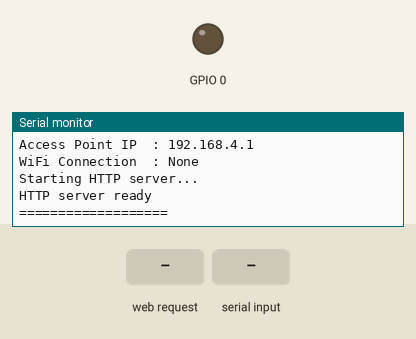
The sketch below on a simulated ESP8266 (NodeMCU). On the bench: output pins drawn as LEDs (lit = HIGH), the last lines printed to the serial monitor. Inputs (shaded band) come from the test bench. WiFi joins after 1.5 s; servers stay silent unless stated; a WiFi scan finds three made-up networks.

Above: at 4.2 s.
4.3 s: HTTP request GET /stat received
At 5.5 s:
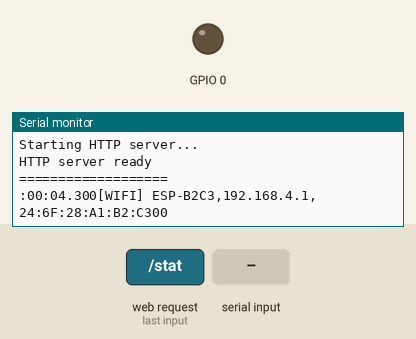
5.8 s: "stat" received over Serial
At 7.8 s:
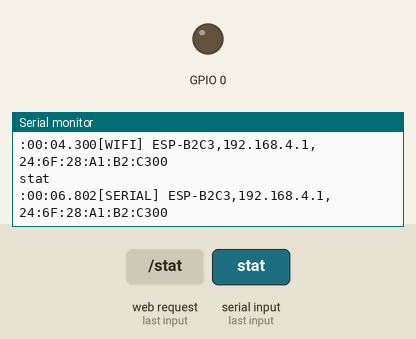
8.3 s: HTTP request GET /scan received
At 11.1 s:
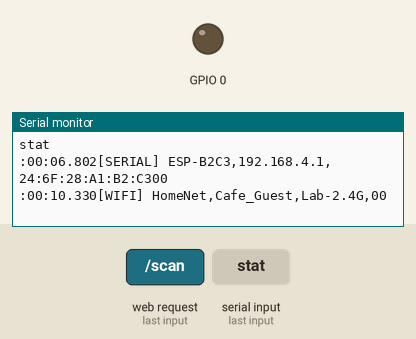
11.3 s: "scan" received over Serial
At 13.2 s:
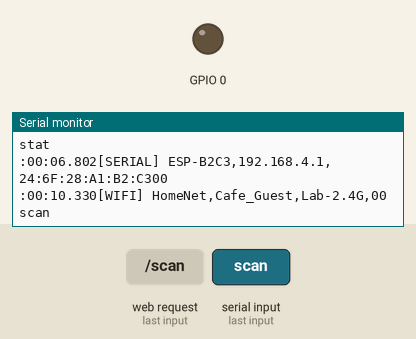
13.8 s: HTTP request GET /conn received
At 15.5 s:
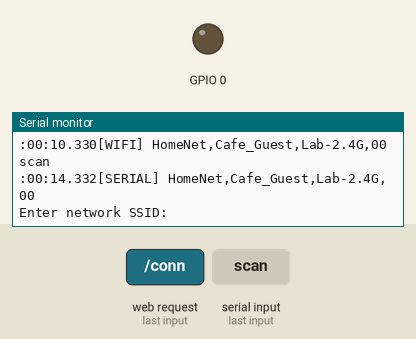
15.8 s: "conn" received over Serial
At 18.1 s:
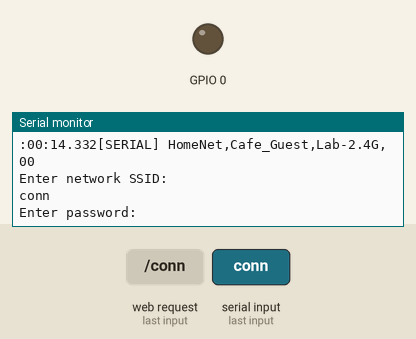

Measured:
- after the input at 4.3 s, the serial monitor: prints a new line at once (image 1)
- after the input at 5.8 s, the serial monitor: prints a new line after 1.0 s (image 2)
- after the input at 8.3 s, the serial monitor: prints a new line after 2.0 s (image 3)
- after the input at 11.3 s, the serial monitor: prints a new line after 1.0 s (image 4)
- after the input at 13.8 s, the serial monitor: prints a new line after 0.53 s (image 5)
- after the input at 15.8 s, the serial monitor: prints a new line after 1.0 s (image 6)

The sketch:

ESP_DualMode.ino
```cpp
#include <Wire.h>
#include <ESP8266WebServer.h>
#include <WiFiUdp.h>

//Global variables
String global_AP_SSID;
ESP8266WebServer server(80);                  //http server
boolean serialComm;                           //true if current communication is serial (false if HTTP)

void setup(){
  Wire.begin();
  Serial.begin(115200);
  initializeServer();   //Initialize web server for HTTP communications

  //Power indicator
  pinMode(0,OUTPUT);
  digitalWrite(0,LOW); //LOW lights it up!
}

void loop(){
  String inst = ""; //instruction received by serial

  if(serialComm = Serial.available()){
    inst = Serial.readString();
    Serial.println(inst);
  }

  //Hadnle received instruction
  if(inst == "stat"){
    requestStatus();
  }else if(inst == "scan"){
    requestScan();
  }else if(inst == "conn"){
    requestConnect();
  }else if(inst == "disc"){
    requestDisconnect();
  }else if(inst != ""){
    Serial.println(timeStamp("Incorrect instruction received: "+inst, serialComm));
  }

  server.handleClient();
}
```

Requests.ino
```cpp
//*********************************************************************************
//***REQUEST METHODS***************************************************************
//*********************************************************************************

void requestDefault(){
  /*
   * responds with possible instructions to communicate with this device
   */
  //Create response
  String response = "==================================\n";
  response+="|| WELCOME TO ESP8266 Dual Mode ||\n";
  response+="==================================\n\n";
  response+="To communicate with this ESP device, type the following commands after the url:\n";
  response+="/stat\t\t\tto get current status of the device\n";
  response+="/scan\t\t\tto get available WiFi networks that this device can see\n";
  response+="/conn?data=XXX,YYY\tto make this device connect to SSID XXX using password YYY\n";
  response+="/disc\t\t\tto make this device disconnect from whatever WiFi it is connected to\n";

  //Communicate response
  if(!serialComm){
    server.send(200, "text/plain", response);
  }
}

void requestStatus(){
  /*
   * Responds with connected WiFi(s) and IP addresses
   */
  //Create response
  String response = ((String)global_AP_SSID)+"," + WiFi.softAPIP().toString();
  if(WiFi.status() == WL_CONNECTED){
    response += "," + WiFi.SSID() + "," + WiFi.localIP().toString();
  }
  response += "," + WiFi.macAddress();

  //Communicate response
  Serial.println(timeStamp(response,serialComm));
  if(!serialComm){
    server.send(200, "text/plain", response);
  }
}

void requestScan(){
  /*
   * Responds with list of available WiFi networks
   */
  //Create response
  String response = "";
  String networks[50];
  int numberOfNetworks = scanWifi(networks);
  if(numberOfNetworks>0){
    for(int i=0; i<numberOfNetworks; i++){
      response+= networks[i] + ",";
    }
  }
  else{
    response = "No networks found!";
  }

  //Communicate response
  Serial.println(timeStamp(response,serialComm));
  if(!serialComm){
    server.send(200, "text/plain", response);
  }
}

void requestConnect(){
  /*
   * Connects to a WiFi network
   * Responds with "Connected" or "Failed"
   */
  //Create response
  String response;
  String ssid;
  String password;
  boolean attemptConnection = false;

  if(serialComm){ //if requested through Serial
    Serial.println("Enter network SSID: ");
    Serial.flush();
    while(Serial.available()==0){} //wait for SSID from Serial
    ssid = Serial.readString();
    delay(10);
    Serial.println(ssid);
    if(true){ //if SSID requires password (assume always for now)
      Serial.println("Enter password: ");
      Serial.flush();
      while(Serial.available()==0){} //wait for password from Serial
      password = Serial.readString();
      delay(10);
      Serial.println(password);
    }
    attemptConnection = true;
  }
  else{ //if requested through HTTP
    if(server.arg("data") != ""){ //check if client provided credentials
      String httpArgs = server.arg("data");
      for(int i=0; i<httpArgs.length(); i++){ //divide received args into SSID and password
        if(httpArgs[i] == ','){
          ssid = httpArgs.substring(0,i);
          password = httpArgs.substring(i+1,httpArgs.length());
        }
      }
      attemptConnection = true;
    }
    else{
      attemptConnection = false;
      response = "Error: No credentials provided!";
    }
  }

  if(attemptConnection){
    //check if already connected to this WiFi
    if(WiFi.SSID()==ssid && WiFi.status()==WL_CONNECTED){
      response = "Error: Already connected to ("+ssid+")!";
    }
    else{
      Serial.println(timeStamp("Attempting connection to: ("+ssid+")", serialComm));
      int status = WiFi.begin(ssid.c_str(), password.c_str());
      unsigned long startTime = millis();
      while(WiFi.status() == status){
        Serial.print(".");
        delay(500);
        if(millis()-startTime >= 10000){
          break;
        }
      }
      Serial.println();
      if(WiFi.status() == WL_CONNECTED){
        response = "Connected";
      }
      else{
        response = "Failed";
      }
    }
  }

  //Communicate response
  Serial.println(timeStamp(response,serialComm));
  if(!serialComm){
    server.send(200, "text/plain", response);
  }
}

void requestDisconnect(){
  /*
   * Disconnects from current WiFi
   */
  //Create response
  String response = "Disconnected";

  //Communicate response
  Serial.println(timeStamp(response,serialComm));
  if(!serialComm){
    server.send(200, "text/plain", response);
  }

  delay(1000);
  WiFi.disconnect();
}
```

Support.ino
```cpp
//*********************************************************************************
//***SUPPORT METHODS***************************************************************
//*********************************************************************************

void initializeServer() {
  /*
   * Initializes ESP8266 as a web server
   * This method is used only once in the microcontroller setup()
   */
  //Print initial status
  Serial.println("===================");
  Serial.println("Configuring access point...");
  WiFi.mode(WIFI_AP_STA);//Access Point and Station
  //Create a semi-unique SSID by adding the last 2 bytes of its MAC address
  global_AP_SSID = "ESP-" + WiFi.macAddress().substring(12, 14) + WiFi.macAddress().substring(15);
  const char *AP_SSID = global_AP_SSID.c_str();
  WiFi.softAP(AP_SSID); //Create Access Point without password
  //WiFi.softAP(AP_SSID, "123456"); //Create Access Point with password
  Serial.print("Access Point ID\t: ");
  Serial.println(AP_SSID);
  Serial.print("Access Point IP\t: ");
  Serial.println(WiFi.softAPIP());
  Serial.print("WiFi Connection\t: ");
  delay(3000);
  if (WiFi.status() == WL_CONNECTED) {
    Serial.println(WiFi.SSID());
    Serial.print("Local IP\t: ");
    Serial.println(WiFi.localIP());
  }
  else {
    Serial.println("None");
  }
  //Start server
  Serial.println("Starting HTTP server...");
  //setup http servers
  server.on("/", requestDefault);
  server.on("/stat", requestStatus);
  server.on("/scan", requestScan);
  server.on("/conn", requestConnect);
  server.on("/disc", requestDisconnect);
  server.begin();
  Serial.println("HTTP server ready");
  Serial.println("===================");
}

int scanWifi(String networks[]) {
  /*
   * Scans for nearby WiFi networks
   * Adds unique SSIDs to networks[]
   * Returns number of SSIDs added
   */
  int n = WiFi.scanNetworks();
  int j = 0;
  String ssid;
  if (n != 0) {
    for (int i = 0; i < 50; i++) { //50 is the original size of the array
      networks[i] = ""; //create new list
    }
    for (int i = 0; i < n; ++i) {
      ssid = WiFi.SSID(i);
      delay(10);
      networks[j++] = ssid;
    }
  }
  return j;
}

String timeStamp(String str, boolean serialComm) {
  /*
   * returns a string in the following format:
   * [elapsedTime][SERIAL or WIFI] [str]
   */
  int h, m, s, ms;
  unsigned long over, elapsed;
  String elapsedTime = "";
  elapsed = millis();

  h = int(elapsed / 3600000);
  if (h < 10) str += "0" + (String)h;
  else elapsedTime += h;
  elapsedTime += ":";

  over = elapsed % 3600000;
  m = int(over / 60000);
  if (m < 10) elapsedTime += "0" + (String)m;
  else elapsedTime += m;
  elapsedTime += ":";

  over = over % 60000;
  s = int(over / 1000);
  if (s < 10) elapsedTime += "0" + (String)s;
  else elapsedTime += s;
  elapsedTime += ".";

  ms = over % 1000;
  if (ms < 10) elapsedTime += "00" + (String)ms;
  else if (ms < 100) elapsedTime += "0" + (String)ms;
  else elapsedTime += (String)ms;

  String response = elapsedTime;
  if (serialComm) {
    response += "[SERIAL] ";
  }
  else {
    response += "[WIFI] ";
  }
  response += str;
  return response;
}

IPAddress parseIP(String string) {
  const char* str = string.c_str();
  IPAddress addr;
  for (int i = 0; i < 4; i++) {
    addr[i] = strtoul(str, NULL, 10);
    str = strchr(str, '.');
    if (str == NULL || *str == '0') {
      break; // No more separators, exit
    }
    str++;
  }
  return addr;
}
```
